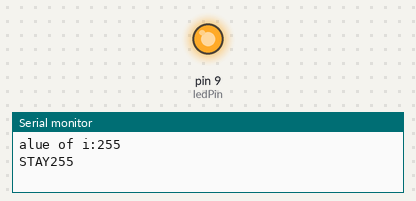
Recording of a sketch running on a simulated Arduino Uno, built with avr-gcc and run on an emulated ATmega328P. Parts: output pins drawn as LEDs (lit = HIGH), the last lines printed to the serial monitor.

Above: at 0.05 s.
At 4.5 s:
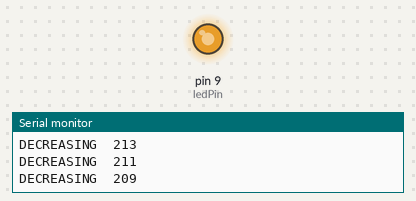
At 5.35 s:
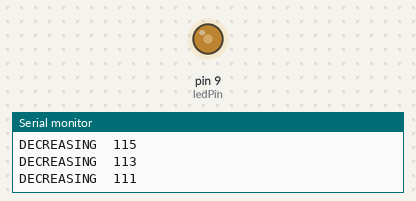
At 6.25 s:
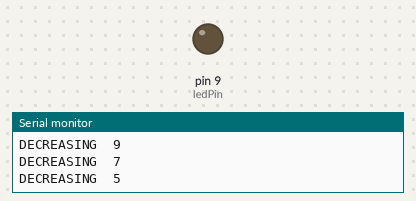
Timing chart, 0 to 10.3 s (numbered marks = the images above):
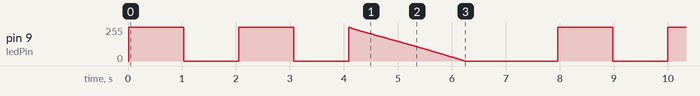

Measured:
- by itself, pin 9 (ledPin): moves between 0/255 and 255/255, repeating every 8.0 s

The sketch:

maybe_notification_sep22a.ino
```cpp
enum ledStates {slowINCREASE, INCREASE, DECREASE, STAY, WAVE, OFF, ON}; // Here we make nicknames for the different states our program supports.
enum ledStates ledState; // We define 'ledState' as type ledStates'

unsigned long startMillis;  //some global variables available anywhere in the program
unsigned long currentMillis;

int brightness = 0; // our main variable for setting the brightness of the LED
float velocity = 1.0; // the speed at which we change the brightness.
int ledPin = 9; // we use pin 9 for PWM
int i = 0;
int y = 0;
int p = 0; // use to keep track how often we plot
int plotFrequency = 3; // how often we plot, every Nth time.

void setup() {
  // put your setup code here, to run once:
  ledState = INCREASE;
  pinMode(ledPin, OUTPUT); // set ledPin as an output.
  Serial.begin(9600); // initiate the Serial monitor so we can use the Serial Plotter to graph our patterns


}

void loop() {
  // put your main code here, to run repeatedly:
  compose();
  delay(10);
  analogWrite(ledPin, brightness);

}

void compose() {
  // this is a state machine which allows us to decouple the various operations from timed loops.
  // instead we just switch from state to state when particular conditions are met.

  switch (ledState){

  case INCREASE:
    brightness = 255;
    i++;
    Serial.print("Value of i:" + i);
    if(i >= 3) {
       i = 0;
      ledState = DECREASE;
    } else {
      ledState = STAY;
    }
    Serial.println(brightness);
    break;


  case slowINCREASE:
    brightness = increase_brightness(brightness, 1.25);;
    if(brightness >= 255) {
      i = 1;
      ledState = STAY;
    }
    break;

  case DECREASE:
    brightness = decrease_brightness(brightness, 1.25);
    //brightness = 0;
    //ledState = STAY;
    Serial.print("DECREASING  ");
    Serial.println(brightness);
    //ledState = INCREASE;
    if (brightness == 0) {
      y = 1;
      ledState = STAY;
      //brightness = 255;
    }

     break;

  case WAVE:
    Serial.print("WAVE  ");
    Serial.println(brightness);
    doForMs(5000, wavyshine); // this you might want to do for number of pulses, rather than for duration
    ledState = DECREASE;
    break;

  case STAY:
    Serial.print("STAY"  );
    Serial.println(brightness);
    brightness = brightness;
    if (y >= 1){
      doAfterMs(700, emptyFunction);
      y = 0;
      }

    doAfterMs(1000, emptyFunction);

    if(brightness >= 1){
      ledState = OFF;
    } else {
      ledState = INCREASE;
    }
    break;

  case ON:
    Serial.print("ON"  );
    Serial.println(brightness);
    brightness = 255;
    break;

  case OFF:
    Serial.print("OFF"  );
    Serial.println(brightness);
    brightness = 0;
    ledState = STAY;
    break;
  }
}

void emptyFunction(){
  };

void goBackOn(){
  ledState=ON;
  }

void wavyshine(){
  Serial.print("WAVE  ");
  Serial.println(brightness);
  brightness = sinewave(1000,256,0); // you can tweak the parameters of the sinewave
  analogWrite(ledPin, brightness);
  }

int increase_brightness (int brightness, float velocity){
   return brightness = brightness + 1 * velocity;
  }

int decrease_brightness (int brightness, float velocity){
   return brightness = brightness - 1 * velocity;
  }

int sinewave(float duration, float amplitude, int offset){ //duration: on and off in how many milliseconds?
    // Generate a sine oscillation, return a number.
    // In case you are using this for analogWrite, make sure the amplitude does not exceed 256
    float period = millis()/duration; // Duration in ms determines the wavelength.
    float midpoint = amplitude / 2; // set the midpoint of the wave at half the amplitude so there are no negative numbers
    int value = midpoint + midpoint * sin ( period * 2.0 * PI );
    value = value + offset; //offset allows you to move the wave up and down on the Y-axis. Should not exceed the value of amplitude to prevent clipping.
    return value;
  }

void doForMs(int duration, void (*function)()){
  // this helper function allows us to execute another function for 'duration' amount of millisecs
  bool doing = true;
  startMillis = millis();
  while(doing){
    currentMillis = millis();
    (*function)();
    if (currentMillis - startMillis >= duration){
      doing = false;
      }
    }

  }

  void doAfterMs(int duration, void (*function)()){
  // this helper function allows us to execute another function AFTER a 'duration' amount of millisecs
  bool doing = true;
  startMillis = millis();
  while(doing){
    currentMillis = millis();
    if (currentMillis - startMillis >= duration){
      doing = false;
      (*function)();
      }
    }

  }
```
